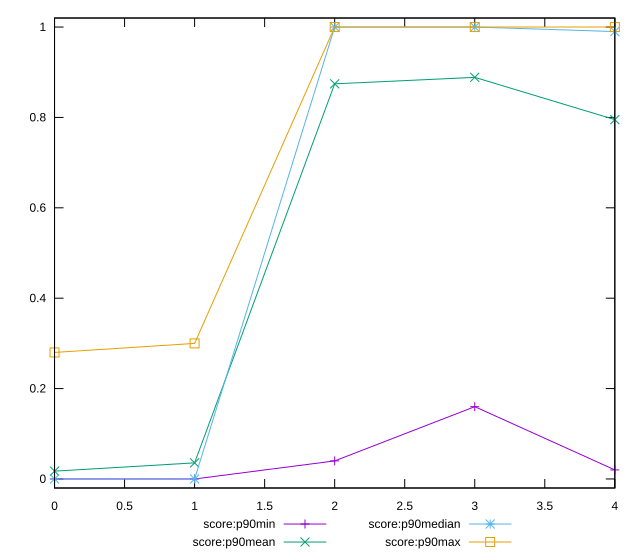

Recreate this plot in gnuplot.
reset

$scoreP90Min <<EOF
0 0
1 0
2 0.04
3 0.16
4 0.02
EOF

$scoreP90Mean <<EOF
0 0.017340425531914894
1 0.035638297872340435
2 0.8743617021276597
3 0.888723404255319
4 0.7951063829787234
EOF

$scoreP90Median <<EOF
0 0
1 0
2 1
3 1
4 0.99
EOF

$scoreP90Max <<EOF
0 0.28
1 0.3
2 1
3 1
4 1
EOF

set key outside below
set xrange [0:4]
set yrange [-0.02:1.02]
set trange [-0.02:1.02]
set terminal svg size 640, 560 enhanced background rgb 'white'
set output "report_00015_2021-02-09T16-11-33.973Z/estimated-input-latency/progression/score.svg"

plot $scoreP90Min title "score:p90min" with linespoints, \
     $scoreP90Mean title "score:p90mean" with linespoints, \
     $scoreP90Median title "score:p90median" with linespoints, \
     $scoreP90Max title "score:p90max" with linespoints

reset
